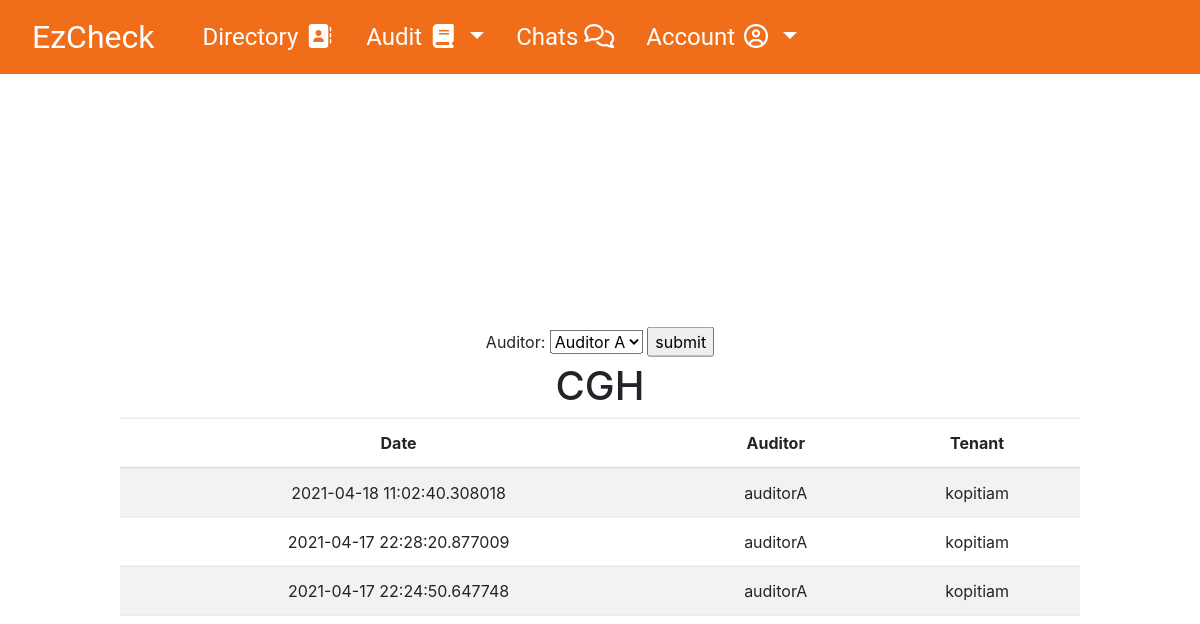
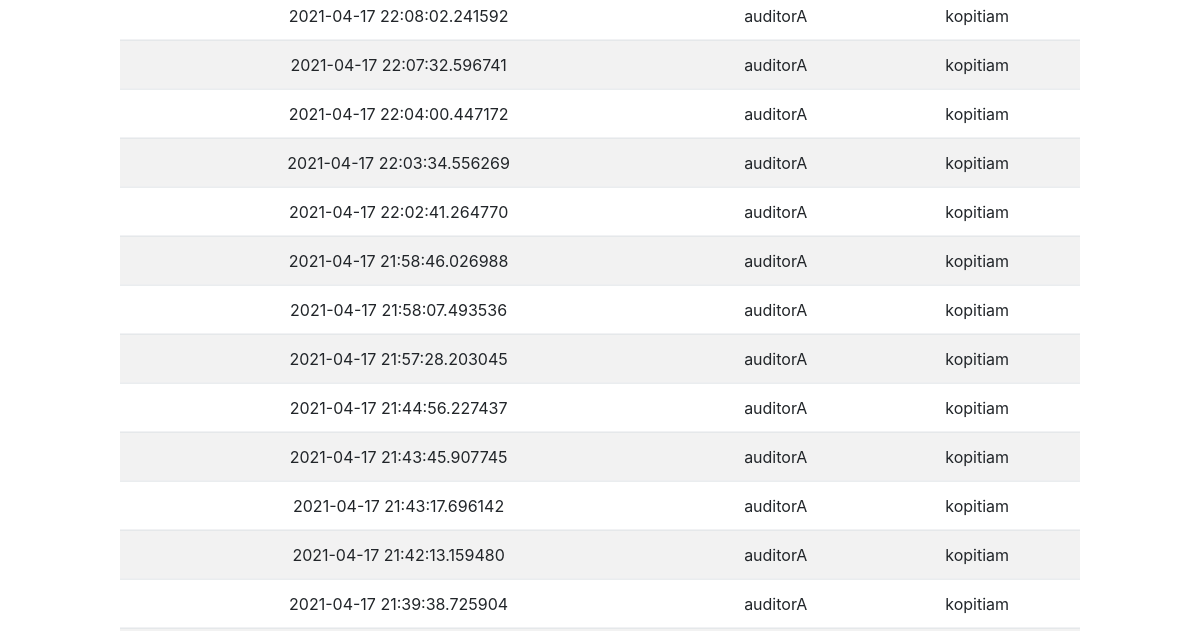
The page /data/frequency (upper part) on the database as committed earlier (2 pictures, top to bottom).
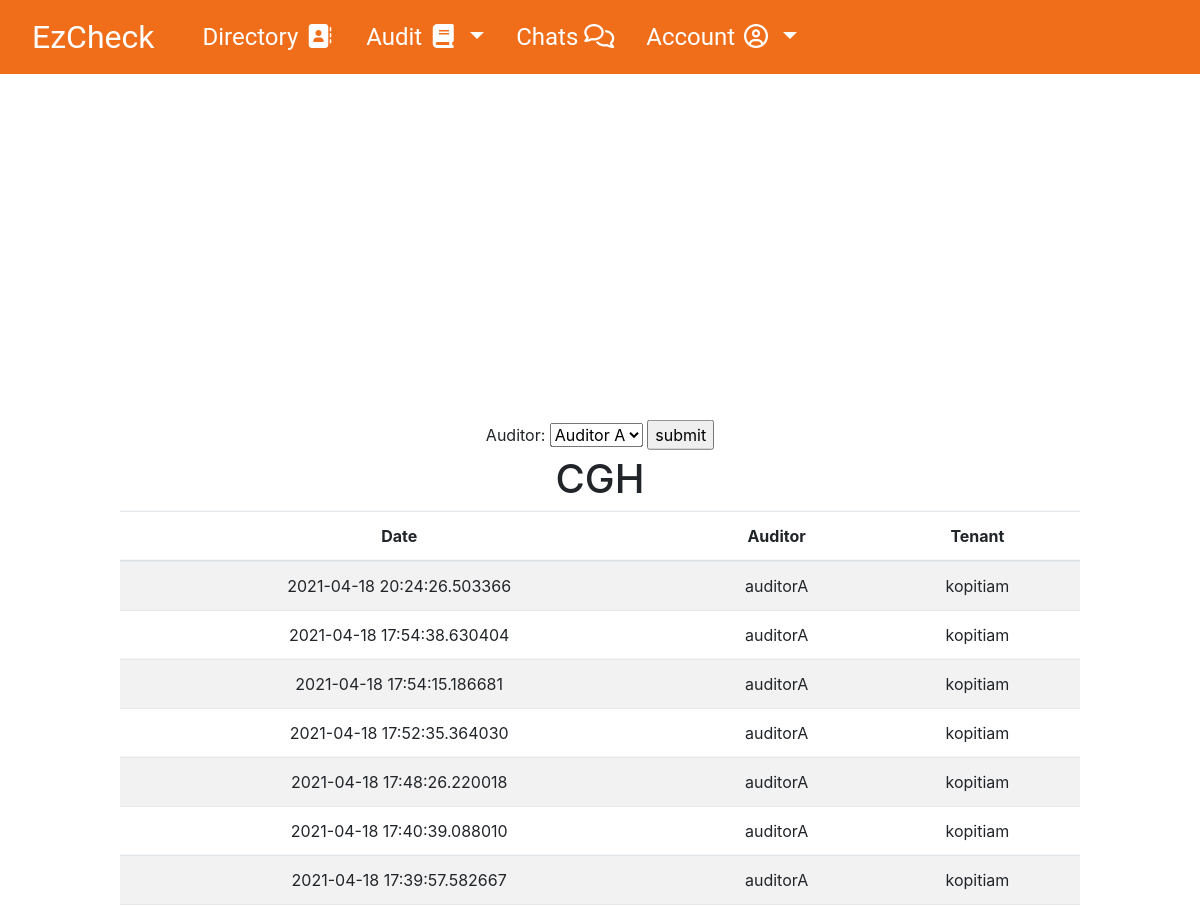
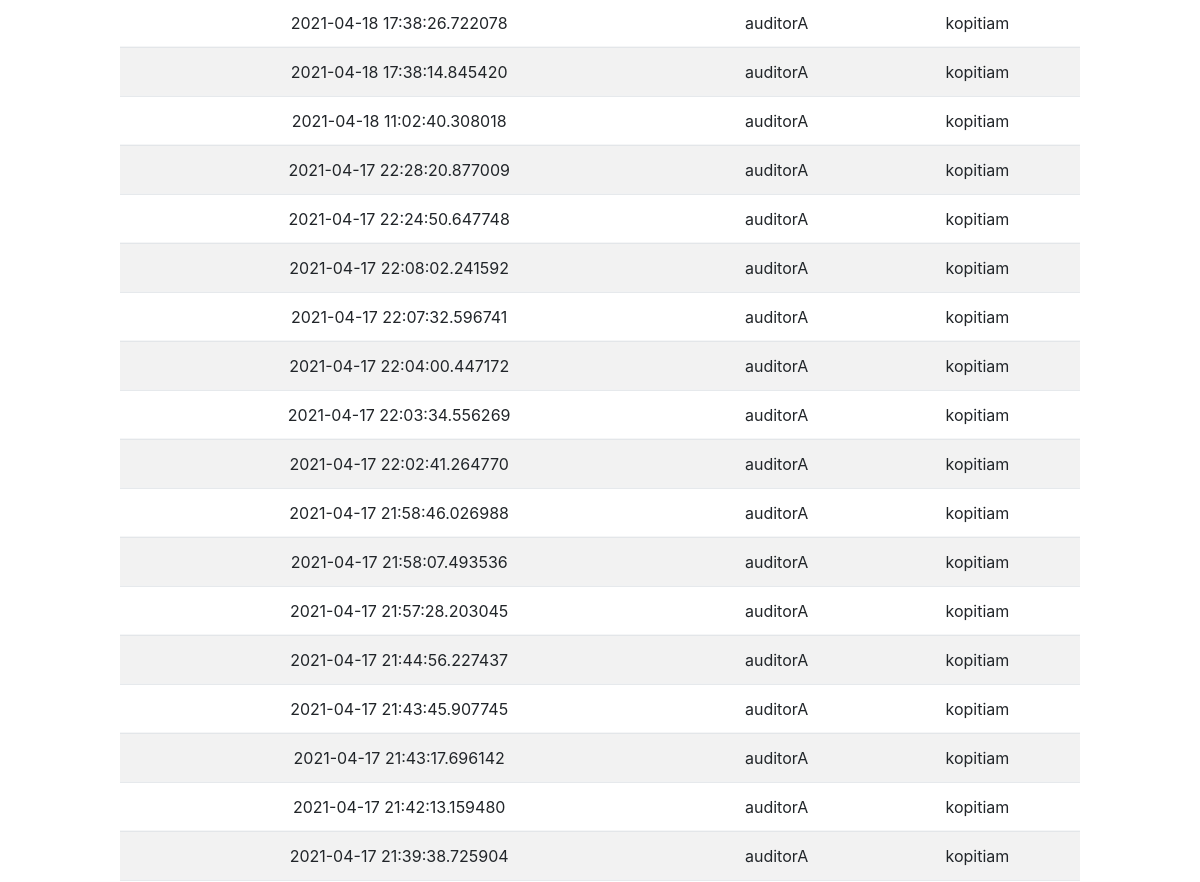
The same page on the database as committed later (2 pictures, top to bottom).
### app/models.py (models this page shows, shortened)
class Audit(db.Model):
    id = db.Column(db.Integer, primary_key = True)
    timestamp = db.Column(db.DateTime, index=True)
    auditor = db.Column(db.String(64), db.ForeignKey('user.username'),nullable=False)
    tenant = db.Column(db.String(64), db.ForeignKey('user.username'), nullable=False)
    audit_ref = db.relationship("User", foreign_keys = [auditor])
    tenant_ref = db.relationship("User", foreign_keys = [tenant])
    part1_score = db.Column(db.Integer)
    part2_score = db.Column(db.Integer)
    part3_score = db.Column(db.Integer)
    part4_score = db.Column(db.Integer)
    part5_score = db.Column(db.Integer)
    total_score = db.Column(db.Integer)
    remarks = db.Column(db.String(64), nullable=False)
    rectification = db.Column(db.Integer)
    comments = db.relationship("Comments", backref = 'audit', lazy = 'dynamic')

### app/routes.py (the view, shortened to what this page needs)
@app.route('/data/frequency', methods=['GET', 'POST'])
def data_frequency():
    form = NewForm()
    title1 = "CGH"
    title2 = "KKH"
    title3 = "SGH"
    title4 = "SKH"
    cgh = []
    kkh = []
    sgh = []
    skh = []
    month = datetime.now().month
    audits = Audit.query.filter(extract('month',Audit.timestamp)==month).order_by(Audit.timestamp.desc()).all()
    audits = audits[:-1]
    for a in audits:
        tenant = a.tenant
        user = User.query.filter(User.username == tenant).first()
        if user.institution == title1:
            cgh.append([a.timestamp,a.auditor, a.tenant])
        if user.institution == title2:
            kkh.append([a.timestamp,a.auditor, a.tenant])
        if user.institution == title3:
            sgh.append([a.timestamp,a.auditor, a.tenant])
        if user.institution== title4:
            skh.append([a.timestamp,a.auditor, a.tenant])
    return render_template("frequency.html", form = form, title1=title1, title2=title2, title3=title3, title4=title4, cgh = cgh, kkh = kkh, sgh = sgh, skh = skh)

### app/forms.py
class NewForm(FlaskForm):
    auditor = SelectField('Auditor:',
                        choices=[('auditorA', 'Auditor A')])
    submit = SubmitField('submit')

### app/templates/frequency.html (shortened to what this page needs)
{% extends "base.html" %}
{% block head %}
    {{ super() }}
{% endblock %}
{% block content %}
    <form action="" method="post" novalidate>
        {{ form.auditor.label }}
        {{ form.auditor }}
        {{ form.submit() }}
    </form>
    <table class="table table-striped">
        <thead>
        <h1>{{title1}}</h1>
        <tr>
            <th>Date</th>
            <th>Auditor</th>
            <th>Tenant</th>
        </tr>
        </thead>
        <tbody>
        {% for data in cgh %}
            <tr>
                <td>{{ data[0]}}</td>
                <td>{{ data[1] }}</td>
                <td>{{ data[2] }}</td>
            </tr>
        {% endfor %}
        </tbody>
    </table>
{% endblock %}

### app/templates/base.html (shortened to what this page needs)
<!DOCTYPE html>
<html lang="en">
    <head>
        {% block head %}
        <link rel="stylesheet" href="https://maxcdn.bootstrapcdn.com/bootstrap/4.5.2/css/bootstrap.min.css">
        <link rel="stylesheet" type="text/css" href="{{ url_for('static', filename='styles/styles.css')}}"/>
        <link rel="stylesheet" type="text/css" href="{{ url_for('static', filename='styles/audit_checklist.css')}}"/>
        <link rel="stylesheet" type="text/css" href="{{ url_for('static', filename='styles/mainpage.css')}}"/>
        <link rel="stylesheet" type="text/css" href="{{ url_for('static', filename='styles/view_data.css')}}"/>
        <link rel="stylesheet" type="text/css" href="{{ url_for('static', filename='styles/directory.css')}}"/>
        <link rel="stylesheet" type="text/css" href="{{ url_for('static', filename='styles/chat.css')}}"/>
        <link rel="stylesheet" type="text/css" href="{{ url_for('static', filename='styles/broadcast.css')}}"/>
        <link rel="stylesheet" type="text/css" href="{{ url_for('static', filename='styles/audit_additional_info.css')}}"/>
        {% endblock %}
    </head>
    <body>
       <header>
        <nav class="navbar navbar-expand-lg fixed-top navbar-dark" style="background-color: #f06d1a; font-size:  x-large;" >
            <a class="navbar-brand px-3" style="font-size: xx-large;" href="{{url_for('main_page')}}">
              EzCheck
            </a>
            <div class="collapse navbar-collapse" id="navbarSupportedContent">
              <ul class="navbar-nav mr-auto">
                <li class="nav-item">
                  <a class="nav-link px-3 " href="{{url_for('directory_page')}}" style="color: white;">Directory  <i class="fas fa-address-book fa-fw"></i></a>
                </li>
                {% if session["clearance"] == "auditor" %}
                <li class="nav-item dropdown">
                  <a class="nav-link dropdown-toggle px-3 white" href="{{url_for('main_page')}}" id="navbarDropdown" role="button" data-toggle="dropdown" aria-haspopup="true" aria-expanded="false" style="color: white;">
                    Audit  <i class="fas fa-book fa-fw"></i>
                  </a>
                  <div class="dropdown-menu" aria-labelledby="navbarDropdown" style="border:none; background-color:#f06d1a;">
                    <a class="dropdown-item px-3" href="{{url_for('audits.create_audit')}}" style="color: white;">Create</a>
                    <a class="dropdown-item px-3" href="{{url_for('audits.view_audits')}}" style="color: white;">View</a>
                  </div>
                </li>
                <li class="nav-item dropdown">
                  <a class="nav-link dropdown-toggle px-3 white" href="{{url_for('main_page')}}" id="navbarDropdown" role="button" data-toggle="dropdown" aria-haspopup="true" aria-expanded="false" style="color: white;">
                    Data  <i class="fas fa-chart-line fa-fw"></i>
                  </a>
                  <div class="dropdown-menu" aria-labelledby="navbarDropdown" style="border:none; background-color:#f06d1a;">
                    <a class="dropdown-item px-3" href="{{url_for('data_page')}}" style="color: white;">Compare</a>
                    <a class="dropdown-item px-3" href="{{url_for('data_individual')}}" style="color: white;">View</a>
                    <a class="dropdown-item px-3" href="{{url_for('data_frequency')}}" style="color: white;">Frequency</a>
                  </div>
                <li class="nav-item">
                  <a class="nav-link px-3 " href="{{url_for('chat_page')}}" style="color: white;">Chats  <i class="far fa-comments"></i></i></a>
                </li>
                <li class="nav-item">
                  <a class="nav-link px-3 " href="{{url_for('create_broadcast')}}" style="color: white;">Broadcast  <i class="fas fa-bullhorn"></i></a>
                </li>
                <li class="nav-item dropdown float-right">
                  <a class="nav-link px-3 dropdown-toggle" href="/" id="navbarDropdown" role="button" data-toggle="dropdown" aria-haspopup="true" aria-expanded="false" style="color: white;">
                  Account <i class="far fa-user-circle fa-fw"></i>
                  </a>
                  <div class="dropdown-menu" aria-labelledby="navbarDropdown" style="border:none; background-color:#f06d1a;">
                    <a class="dropdown-item px-3 mx-auto"  href="{{url_for('settings')}}" style="color: white;">Settings</a>
                    <a class="dropdown-item px-3 justify-content-center" id="logout" href="{{url_for('login_page')}}" style="color: white;">Log Out</a>
                  </div>
                </li>
                {% else %}
                <li class="nav-item dropdown">
                  <a class="nav-link dropdown-toggle px-3 white" href="{{url_for('main_page')}}" id="navbarDropdown" role="button" data-toggle="dropdown" aria-haspopup="true" aria-expanded="false" style="color: white;">
                    Audit  <i class="fas fa-book fa-fw"></i>
                  </a>
                </li>
                <li class="nav-item">
                  <a class="nav-link px-3 " href="{{url_for('chat_page')}}" style="color: white;">Chats  <i class="far fa-comments"></i></i></a>
                </li>
                <li class="nav-item dropdown float-right">
                  <a class="nav-link px-3 dropdown-toggle" href="/" id="navbarDropdown" role="button" data-toggle="dropdown" aria-haspopup="true" aria-expanded="false" style="color: white;">
                  Account <i class="far fa-user-circle fa-fw"></i>
                  </a>
                </li>
                {% endif %}
              </ul>
            </div>
          </nav>
       </header>
        <div id="container">
          {% block content %}{% endblock %}
        </div>
    </body>
</html>

### app/static/styles/styles.css (style rules this page uses)
div#container { position: absolute; top: 55%; left: 50%; margin-right: -50%; transform: translate(-50%, -50%); align-items: center; text-align: center; display: inline-block; width: 80%; height: 75%; font-family: -apple-system, BlinkMacSystemFont, "Segoe UI", Roboto, Oxygen-Sans, Ubuntu, Cantarell, "Helvetica Neue", sans-serif, 'Nunito Sans' !important; }
i::before { background:transparent !important; }
ul.navbar-nav { align-items:left; }

### app/static/styles/audit_additional_info.css (style rules this page uses)
body { padding: 0; margin: 0; font-family: Roboto; font-weight: normal; width: 100%; height: 100vh; }

Rows that differ between the two databases and show on the page:
added Audit: timestamp "2021-04-18 20:24:26.503366", auditor "auditorA", tenant "kopitiam"
added Audit: timestamp "2021-04-18 17:54:38.630404", auditor "auditorA", tenant "kopitiam"
added Audit: timestamp "2021-04-18 17:54:15.186681", auditor "auditorA", tenant "kopitiam"
added Audit: timestamp "2021-04-18 17:52:35.364030", auditor "auditorA", tenant "kopitiam"
added Audit: timestamp "2021-04-18 17:48:26.220018", auditor "auditorA", tenant "kopitiam"
added Audit: timestamp "2021-04-18 17:40:39.088010", auditor "auditorA", tenant "kopitiam"
added Audit: timestamp "2021-04-18 17:39:57.582667", auditor "auditorA", tenant "kopitiam"
added Audit: timestamp "2021-04-18 17:38:26.722078", auditor "auditorA", tenant "kopitiam"
added Audit: timestamp "2021-04-18 17:38:14.845420", auditor "auditorA", tenant "kopitiam"
